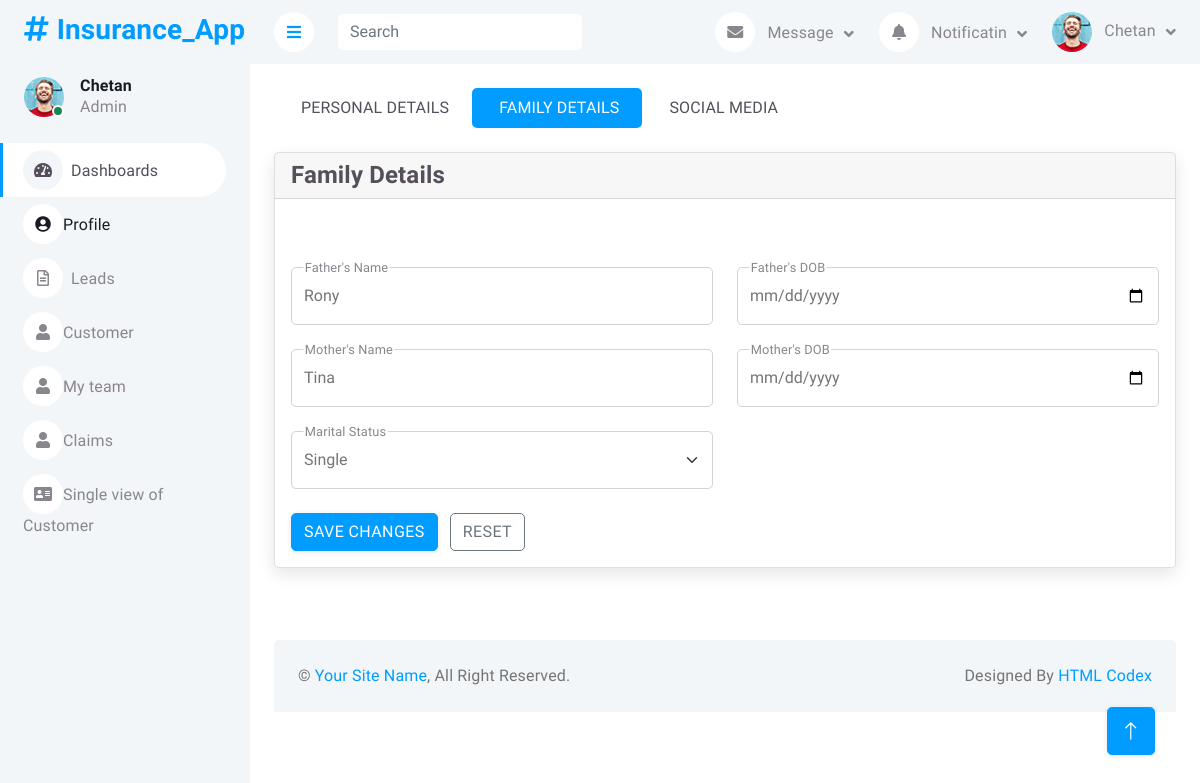
The page /familydetails/ (signed in) on the database its author committed.
### InsurancePolicy/models.py (models this page shows, shortened)
class User_Profile(models.Model):
    User_Id=models.ForeignKey(User,on_delete=models.CASCADE)
    LastName=models.CharField(max_length=50)
    Email_Id=models.CharField(max_length=100)
    Address=models.CharField(max_length=100)
    Date_of_Birth=models.DateField(default=date.today())
    Gender=models.CharField(max_length=50)
    FatherName=models.CharField(max_length=50)
    FatherDOB=models.DateField(default=date.today())
    MotherName=models.CharField(max_length=50)
    MotherDOB=models.DateField(default=date.today())
    MaritalStatus=models.CharField(max_length=50)
    LinkedIn=models.CharField(max_length=50)
    Twitter=models.CharField(max_length=50)
    Instagram=models.CharField(max_length=50)

### InsurancePolicy/views.py (the view)
# urls.py: path('familydetails/',views.family_details,name="familydetails"),
def family_details(request):
    update_user=User_Profile.objects.get(User_Id=request.user.id)
    return render(request,'familydetails.html',{'update_user':update_user})

### templates/familydetails.html (shortened to what this page needs)
{% extends "base.html" %}
{% load static %}
{% block mainsection %}
<div class="content-wrapper">
    <div class="container-xxl flex-grow-1 container-p-y">
      <div class="row">
        <div class="col-md-12">
            <ul class="nav nav-pills flex-column flex-md-row mb-4 gap-2 gap-lg-0">
                <li class="nav-item">
                  <a class="nav-link" href="/profile"
                    >Personal Details</a
                  >
                </li>
                <li class="nav-item">
                  <a class="nav-link active" href="/familydetails"
                    >Family Details</a
                  >
                </li>
                <li class="nav-item">
                  <a class="nav-link" href="/socialmedia"
                    >Social Media</a
                  >
                </li>
              </ul>
          <div class="card mb-4">
            <h4 class="card-header">Family Details</h4>
            <div class="card-body">
            </div>
            <div class="card-body pt-2 mt-1">
              <form id="formAccountSettings" method="POST"  action="/saveprofile/">
                <div class="row mt-2 gy-4">
                  <div class="col-md-6">
                    <div class="form-floating form-floating-outline">
                      <input
                        class="form-control"
                        type="text"
                        id="fathername"
                        name="fatherName"
                        value="{{update_user.FatherName}}"
                         />
                      <label for="fatherName">Father's Name</label>
                    </div>
                  </div>
                  <div class="col-md-6">
                    <div class="form-floating form-floating-outline">
                      <input
                      class="form-control"
                      type="date"
                      name="fatherDOB"
                      id="fdob"
                      value="{{update_user.FatherDOB}}"
                      />
                      <label for="FDOB">Father's DOB</label>
                    </div>
                  </div>
                  <div class="col-md-6">
                    <div class="form-floating form-floating-outline">
                      <input
                        class="form-control"
                        type="text"
                        id="mothername"
                        name="motherName"
                        value="{{update_user.MotherName}}"
                      />
                      <label for="motherName">Mother's Name</label>
                    </div>
                  </div>
                  <div class="col-md-6">
                    <div class="form-floating form-floating-outline">
                      <input
                        type="date"
                        class="form-control"
                        id="mdob"
                        name="motherDOB"
                        value="{{update_user.MotherDOB}}" />
                      <label for="MDOB">Mother's DOB</label>
                    </div>
                  </div>
                  <div class="col-md-6">
                    <div class="form-floating form-floating-outline">
                      <select id="maritalstatus" name="maritalstatus" class="select2 form-select" value="{{update_user.MaritalStatus}}">
                        <option value="single">Single</option>
                      </select>
                      <label for="maritalstatus">Marital Status</label>
                    </div>
                  </div>
                </div>
                <div class="mt-4">
                  <button type="submit" class="btn btn-primary me-2">Save changes</button>
                  <button type="reset" class="btn btn-outline-secondary">Reset</button>
                </div>
              </form>
            </div>
          </div>
        </div>
      </div>
    </div>
{% endblock mainsection %}

### templates/base.html (shortened to what this page needs)
{% load static %}
<!DOCTYPE html>
<html lang="en">
<head>
    <link href="https://cdnjs.cloudflare.com/ajax/libs/font-awesome/5.10.0/css/all.min.css" rel="stylesheet">
    <link href="https://cdn.jsdelivr.net/npm/bootstrap-icons@1.4.1/font/bootstrap-icons.css" rel="stylesheet">
    <link href="{% static 'lib/owlcarousel/assets/owl.carousel.min.css' %}" rel="stylesheet">
    <link href="{% static 'lib/tempusdominus/css/tempusdominus-bootstrap-4.min.css' %}" rel="stylesheet" />
    <link href="{% static 'css/bootstrap.min.css' %}" rel="stylesheet">
    <link href="{% static 'css/style.css'%}" rel="stylesheet">
    <link href="{% static 'css/core.css'%}" rel="stylesheet">
    <link href="{% static 'css/demo.css'%}" rel="stylesheet">
    <link href="{% static 'css/perfect-scrollbar.css'%}" rel="stylesheet">
    <link href="{% static 'css/theme-default.css'%}" rel="stylesheet">
    <link href="{% static 'css/bootstrap.min.css'%}" rel="stylesheet">
</head>
<body>
    <div class="container-fluid position-relative bg-white d-flex p-0">
        <div class="sidebar pe-4 pb-3">
            <nav class="navbar bg-light navbar-light">
                <a href="/" class="navbar-brand mx-4 mb-3">
                    <h3 class="text-primary"><i class="fa fa-hashtag me-2"></i>Insurance_App</h3>
                </a>
                <div class="d-flex align-items-center ms-4 mb-4">
                    <div class="position-relative">
                        <img class="rounded-circle" src="{% static 'img/user.jpg' %}" alt="" style="width: 40px; height: 40px;">
                        <div class="bg-success rounded-circle border border-2 border-white position-absolute end-0 bottom-0 p-1"></div>
                    </div>
                    <div class="ms-3">
                        <h6 class="mb-0">{{user.first_name}}</h6>
                        <span>Admin</span>
                    </div>
                </div>
                <div class="navbar-nav w-100">
                    <a href="/" class="nav-item nav-link active"><i class="fa fa-tachometer-alt me-2"></i>Dashboards</a>
                    <div><a href="/profile" class="nav-item nav-link"><i class="fa fa-user-circle"></i>Profile</a></div>
                    <a href="/leads" class="nav-item nav-link"><i class="far fa-file-alt me-2"></i>Leads</a>
                    <a href="/customer" class="nav-item nav-link"><i class="fa fa-user"></i>Customer</a>
                    <a href="/team" class="nav-item nav-link"><i class="fa fa-user"></i>My team</a>
                    <a href="/claims" class="nav-item nav-link"><i class="fa fa-user"></i>Claims</a>
                    <a href="/single-view" class="nav-item nav-link"><i class="fa fa-address-card"></i>Single view of Customer</a>
                </div>
            </nav>
        </div>
        <div class="content">
            <nav class="navbar navbar-expand bg-light navbar-light sticky-top px-4 py-0">
                <a href="#" class="sidebar-toggler flex-shrink-0">
                    <i class="fa fa-bars"></i>
                </a>
                <form class="d-none d-md-flex ms-4">
                    <input class="form-control border-0" type="search" placeholder="Search">
                </form>
                <div class="navbar-nav align-items-center ms-auto">
                    <div class="nav-item dropdown">
                        <a href="#" class="nav-link dropdown-toggle" data-bs-toggle="dropdown">
                            <i class="fa fa-envelope me-lg-2"></i>
                            <span class="d-none d-lg-inline-flex">Message</span>
                        </a>
                    </div>
                    <div class="nav-item dropdown">
                        <a href="#" class="nav-link dropdown-toggle" data-bs-toggle="dropdown">
                            <i class="fa fa-bell me-lg-2"></i>
                            <span class="d-none d-lg-inline-flex">Notificatin</span>
                        </a>
                    </div>
                    <div class="nav-item dropdown">
                        <a href="#" class="nav-link dropdown-toggle" data-bs-toggle="dropdown">
                            <img class="rounded-circle me-lg-2" src="{% static 'img/user.jpg' %}" alt="" style="width: 40px; height: 40px;">
                            <span class="d-none d-lg-inline-flex">{{user.first_name }}</span>
                        </a>
                    </div>
                </div>
            </nav>
            {% block mainsection %}{% endblock mainsection %}
             <div class="container-fluid pt-4 px-4">
                <div class="bg-light rounded-top p-4">
                    <div class="row">
                        <div class="col-12 col-sm-6 text-center text-sm-start">
                            &copy; <a href="#">Your Site Name</a>, All Right Reserved.
                        </div>
                        <div class="col-12 col-sm-6 text-center text-sm-end">
                            Designed By <a href="https://htmlcodex.com">HTML Codex</a>
                        </div>
                    </div>
                </div>
            </div>
        </div>
        <a href="#" class="btn btn-lg btn-primary btn-lg-square back-to-top"><i class="bi bi-arrow-up"></i></a>
    </div>
</body>
</html>

### static/css/style.css (style rules this page uses)
:root { --primary: #009CFF; --light: #F3F6F9; --dark: #191C24; }
.back-to-top { position: fixed; display: none; right: 45px; bottom: 45px; z-index: 99; }
.btn { transition: .5s; }
.btn.btn-primary { color: #FFFFFF; }
.btn-lg-square { width: 48px; height: 48px; }
.btn-square, .btn-sm-square, .btn-lg-square { padding: 0; display: inline-flex; align-items: center; justify-content: center; font-weight: normal; border-radius: 50px; }
.sidebar { position: fixed; top: 0; left: 0; bottom: 0; width: 250px; height: 100vh; overflow-y: auto; background: var(--light); transition: 0.5s; z-index: 999; }
.content { margin-left: 250px; min-height: 100vh; background: #FFFFFF; transition: 0.5s; }
@media (min-width: 992px) { .sidebar { margin-left: 0; } }
@media (min-width: 992px) { .content { width: calc(100% - 250px); } }
.sidebar .navbar .navbar-nav .nav-link { padding: 7px 20px; color: var(--dark); font-weight: 500; border-left: 3px solid var(--light); border-radius: 0 30px 30px 0; outline: none; }
.sidebar .navbar .navbar-nav .nav-link:hover, .sidebar .navbar .navbar-nav .nav-link.active { color: var(--primary); background: #FFFFFF; border-color: var(--primary); }
.sidebar .navbar .navbar-nav .nav-link i { width: 40px; height: 40px; display: inline-flex; align-items: center; justify-content: center; background: #FFFFFF; border-radius: 40px; }
.sidebar .navbar .navbar-nav .nav-link:hover i, .sidebar .navbar .navbar-nav .nav-link.active i { background: var(--light); }
.content .navbar .navbar-nav .nav-link { margin-left: 25px; padding: 12px 0; color: var(--dark); outline: none; }
.content .navbar .sidebar-toggler, .content .navbar .navbar-nav .nav-link i { width: 40px; height: 40px; display: inline-flex; align-items: center; justify-content: center; background: #FFFFFF; border-radius: 40px; }
.content .navbar .dropdown-toggle::after { margin-left: 6px; vertical-align: middle; border: none; content: "\f107"; font-family: "Font Awesome 5 Free"; font-weight: 900; transition: .5s; }

### assets/css/theme-default.css (style rules this page uses)
body { background: #f4f5fa; }
.text-primary { color: #9055fd !important; }
.btn-primary { color: #fff; background-color: #9055fd; border-color: #9055fd; }
.nav-pills .nav-link.active, .nav-pills .nav-link.active:hover, .nav-pills .nav-link.active:focus { background-color: #9055fd; color: #fff; }
.form-floating-outline label::after, .form-floating-outline > span::after { background: #fff; }
a { color: #9055fd; }

### rows shown on the page
User_Profile: fatherName "Rony", motherName "Tina", maritalstatus "Single"

### other values the page prints
{{ user.first_name }} "Chetan"
